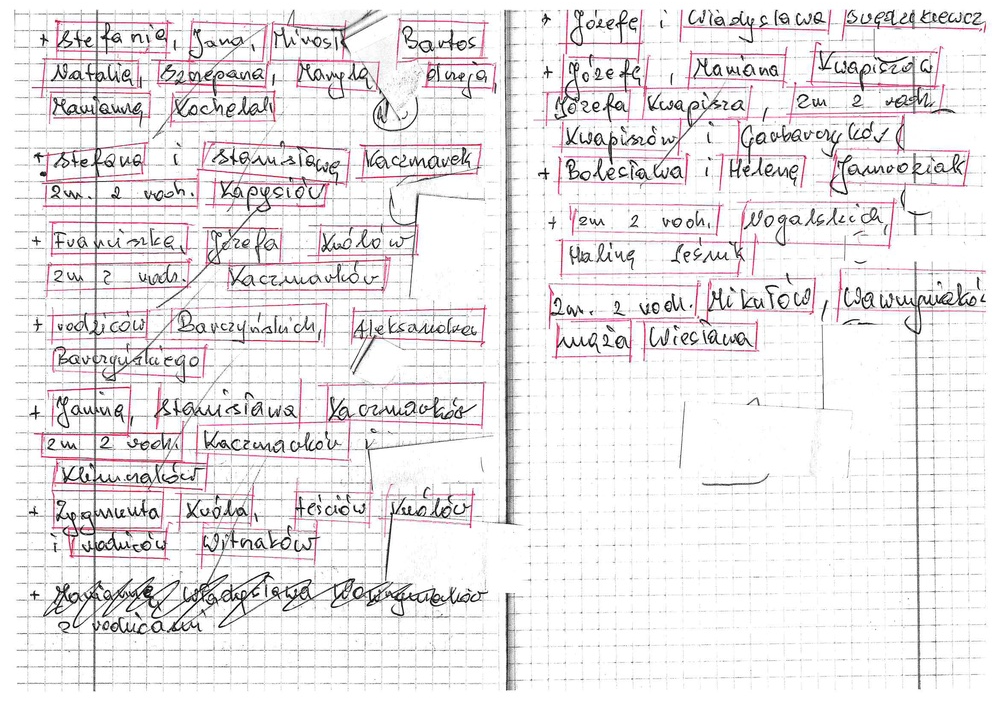
#> input picture cos/zdjecia/doc00442820260318151701_001.jpg, 999 x 706 px, shrunk from 2338 x 1653 before the run; its folder holds only this picture in this run
$ python main.py
#> lines starting #> are read from the running program, lines starting #| are printed output that depends on the picture; after the words box and inside, x2 and y2 are one past the last pixel; in counts of white or black regions, pixels touching at a corner belong together
import cv2
import numpy as np
import os
import glob
import pandas as pd
from google import genai
from PIL import Image
import time

client = genai.Client(api_key="AIzaSyASYhHx5tLMPEnDFKMUju8IGrjY5sxnGFE")  # tutaj dajemy klucz api do google AI studio


def wytnij_zdjecia(zdjecia, wynik):
    # Tworzy folder wynikowy, jeśli jeszcze nie istnieje
#> called with zdjecia = 'zdjecia', wynik = 'wynik'
    if not os.path.exists(wynik):
        os.makedirs(wynik)

    # Pobiera ścieżki do wszystkich plików w folderze wejściowym
    sciezki = glob.glob(os.path.join(zdjecia, '*'))

    if not sciezki:
        return

    # Lista na ostateczne, odczytane teksty do zapisania w Excelu
    dane_excel_1 = []
    dane_excel_2 = []

    # Tymczasowy "koszyk" na wycięte zdjęcia, z którego zrobimy siatkę
    paczka_obrazkow = []
    paczka_metadane = []
    globalny_licznik = 1

    for sciezka in sciezki:
        # Wczytanie zdjęcia z dysku
        zdjecie = cv2.imread(sciezka)
#> zdjecie is the input picture: shape (706, 999, 3); mean B, G, R 234.2, 232.7, 235.6
        if zdjecie is None:
            continue

        # Konwersja na model HSV (łatwiejsze wycinanie konkretnych kolorów)
        hsv = cv2.cvtColor(zdjecie, cv2.COLOR_BGR2HSV)
#> hsv: shape (706, 999, 3); mean H, S, V 40.1, 4.7, 236

        # Definicja zakresów koloru czerwonego (czerwień jest na obu końcach skali H)
        czerwony11 = np.array([0, 40, 40])
        czerwony12 = np.array([10, 255, 255])
        # Rozszerzony zakres łapiący odcienie różu/fioletu
        czerwony21 = np.array([150, 40, 40])
        czerwony22 = np.array([180, 255, 255])

        # Tworzenie maski binarnej (białe tam gdzie czerwone/fioletowe, reszta czarna)
        maska = cv2.inRange(hsv, czerwony11, czerwony12) + cv2.inRange(hsv, czerwony21, czerwony22)
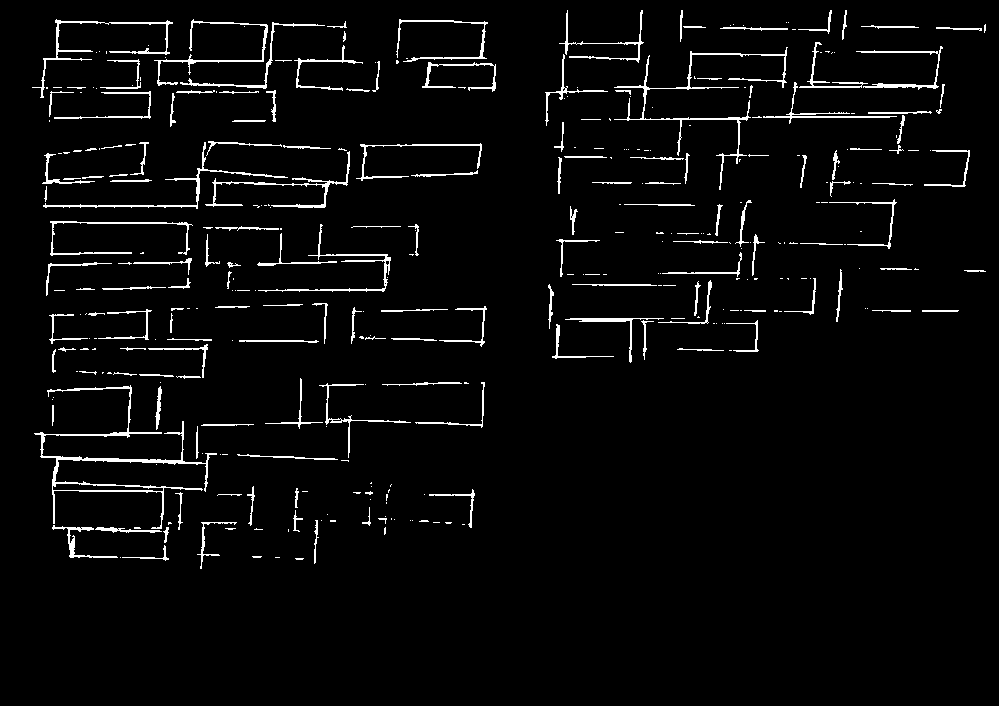
#> maska: shape (706, 999); 3.6% white in thin lines or dots, all inside (x1, y1, x2, y2) = (32, 10, 986, 569)

        # "Czyszczenie" maski - pogrubia kształty i zatyka małe dziury wewnątrz liter
        kernel = np.ones((5, 5), np.uint8)
        maska = cv2.dilate(maska, kernel, iterations=1)
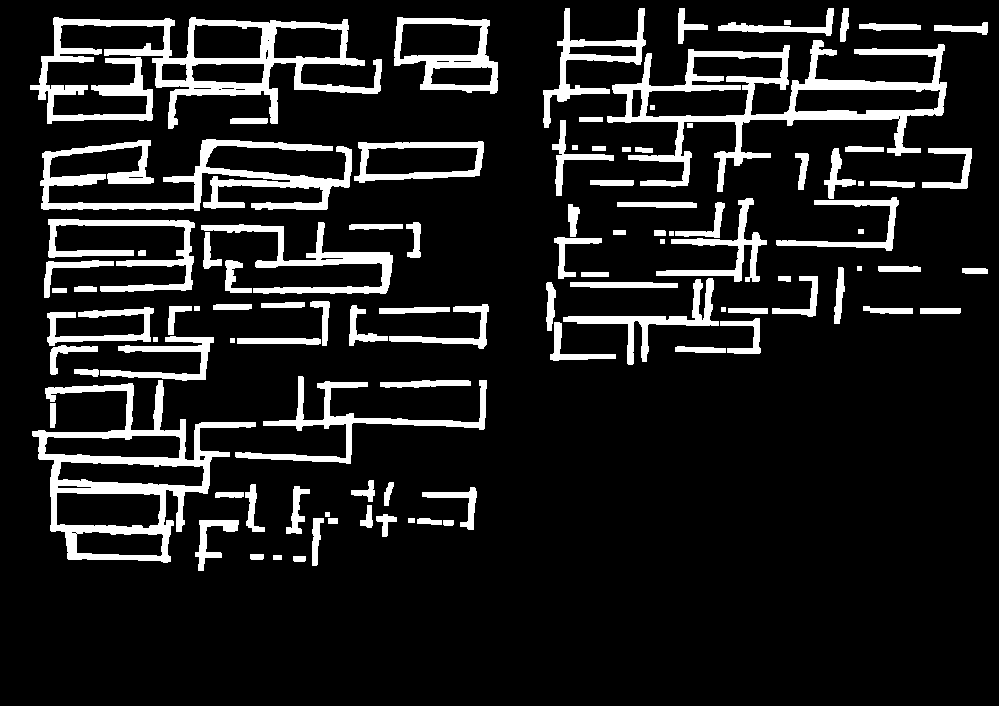
#> maska: shape (706, 999); 12.4% white; 103 white regions, largest, box (x1, y1, x2, y2) and area: (30, 17, 382, 129) 10961, (607, 40, 947, 192) 10649, (32, 380, 256, 563) 9217
        maska = cv2.morphologyEx(maska, cv2.MORPH_CLOSE, kernel)
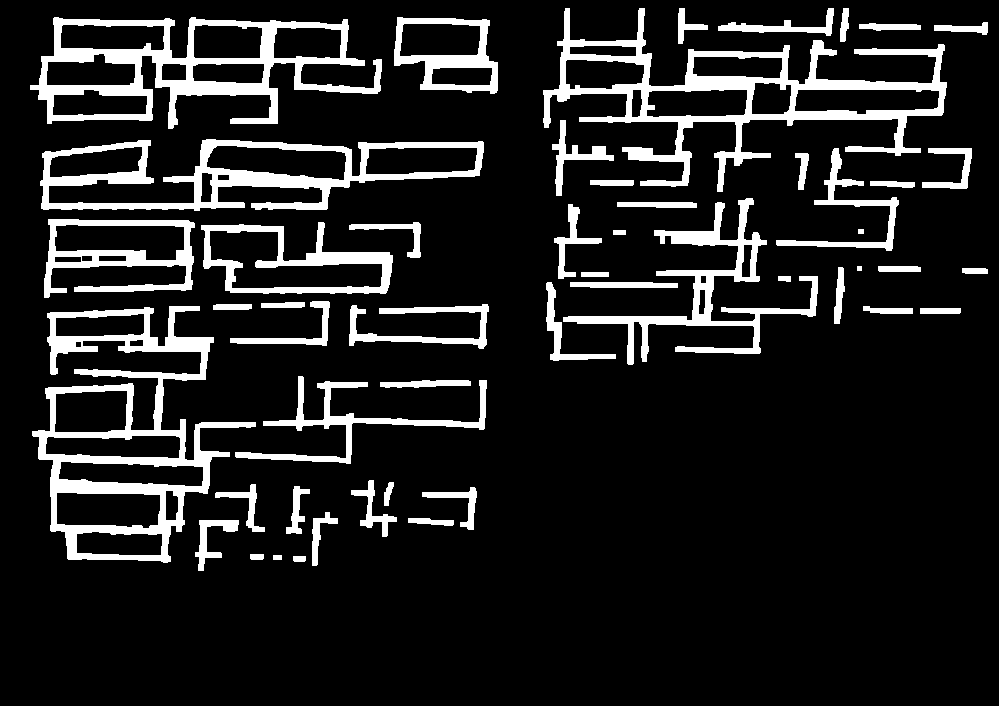
#> maska: shape (706, 999); 12.8% white; 51 white regions

        # Wykrywanie konturów (płaska lista wszystkich znalezionych kształtów)
        ramki, _ = cv2.findContours(maska, cv2.RETR_LIST, cv2.CHAIN_APPROX_SIMPLE)
#> ramki = 89 contours, 1 with area under 20; largest, box (x1, y1, x2, y2) and area: (32, 306, 256, 563) 27858, (543, 8, 947, 192) 23637, (30, 17, 382, 129) 22694, (40, 139, 484, 211) 17170, (201, 222, 393, 294) 8983

        # Przygotowanie nazwy bazowej pliku do zapisu wyników
        nazwa = os.path.splitext(os.path.basename(sciezka))[0]
        zdj_h, zdj_w = zdjecie.shape[:2]

        for ramka in ramki:
            # Pobranie wymiarów prostokąta otaczającego kontur
            x, y, w, h = cv2.boundingRect(ramka)
            pole = cv2.contourArea(ramka)

            # FILTRY ODRZUCAJĄCE BŁĘDNE WYNIKI (np. plamki lub wielkie bloki):
            # Zbyt małe pole powierzchni
            if pole < 500:
                continue

            # Zbyt duże obiekty (zajmujące więcej niż 20% szerokości/wysokości całego zdjęcia)
            if w > zdj_w * 0.2 or h > zdj_h * 0.2:
                continue

            # Obiekty o nienaturalnie małych wymiarach bezwzględnych
            if w < 80 or h < 40:
                continue

            # Filtr proporcji (odrzuca pionowe kreski i zbyt długie poziome pasy)
            proporcje = float(w) / h
            if proporcje < 1.1 or proporcje > 6:
                continue

            # Obliczanie współrzędnych do wycięcia - dodajemy po 5px marginesu, żeby nie ucinać liter
            px = max(0, x - 5)
            py = max(0, y - 5)
            pw = min(zdj_w - px, w + 10)
            ph = min(zdj_h - py, h + 10)

            # Wycięcie fragmentu z oryginalnego zdjęcia i zapisanie jako nowy plik JPG
            wyciety = zdjecie[py:py + ph, px:px + pw]

            # Konwersja wycinka do formatu obsługiwanego przez Google AI (PIL Image)
            rgb_crop = cv2.cvtColor(wyciety, cv2.COLOR_BGR2RGB)
            pil_img = Image.fromarray(rgb_crop)
            # Wrzuć wycięte słowo do koszyka oczekującego na wysłanie
            paczka_obrazkow.append(pil_img)
            paczka_metadane.append(str(globalny_licznik))

            # Fizyczny zapis wycinka na dysku w folderze 'wynik'
            nazwa_wyniku = f"{globalny_licznik}.jpg"
            sciezka_wyniku = os.path.join(wynik, nazwa_wyniku)
            cv2.imwrite(sciezka_wyniku, wyciety)

            globalny_licznik += 1

            # --- GŁÓWNY SYSTEM SIATKI ---
            # Kiedy koszyk uzbiera 100 obrazków, zaczynamy proces sklejania
            if len(paczka_obrazkow) >= 100:
                # Szukamy największej szerokości i wysokości w paczce, żeby wyrównać komórki siatki
                max_w = max(img.width for img in paczka_obrazkow)
                max_h = max(img.height for img in paczka_obrazkow)

                kolumny = 10
                wiersze = (len(paczka_obrazkow) + kolumny - 1) // kolumny

                siatka = Image.new('RGB', (kolumny * max_w, wiersze * max_h), color='white')

                # Wklejamy poszczególne słowa na odpowiednie miejsca siatki
                for idx, img in enumerate(paczka_obrazkow):
                    pos_x = (idx % kolumny) * max_w
                    pos_y = (idx // kolumny) * max_h
                    siatka.paste(img, (pos_x, pos_y))

                try:
                    # Wysyłamy do AI tylko całą siatkę zamiast małych
                    prompt = f"Na obrazku jest siatka wyciętych, odręcznych słów. Komórek jest dokładnie {len(paczka_obrazkow)}. Odczytaj wszystkie słowa po kolei, czytając wierszami od lewej do prawej. Zwróć dokładnie {len(paczka_obrazkow)} linijek, po jednej dla każdego słowa. Jeśli w jakiejś komórce nie rozpoznajesz słowa lub jest pusta, wpisz znak '-'. ZACZNIJ ODPOWIEDŹ BEZPOŚREDNIO OD PIERWSZEGO SŁOWA. Nie używaj żadnych zdań wstępnych, nie pisz 'Oto lista', nie dodawaj nic od siebie."
                    response = client.models.generate_content(
                        model='gemini-2.5-flash',
                        contents=[prompt, siatka]
                    )

                    # Odbieramy długi tekst, dzielimy go na linijki
                    tekst = response.text.strip().split('\n')
                    tekst = [t.strip() for t in tekst if t.strip()]

                    if tekst and (":" in tekst[0] or len(tekst[0].split()) > 3):
                        tekst = tekst[1:]

                    while len(tekst) < len(paczka_metadane):
                        tekst.append('-')
                    tekst = tekst[:len(paczka_metadane)]

                    # Filtr śmieciowy - odrzuca znaki interpunkcyjne potraktowane jako słowa
                    for m, t in zip(paczka_metadane, tekst):
                        oczyszczony = t.strip()

                        if oczyszczony:
                            oczyszczony = oczyszczony.split()[0]

                        if not oczyszczony or oczyszczony in ['--', '_', '.', ',', '|'] or oczyszczony.lower() in ['2m',
                                                                                                                   'zm']:
                            oczyszczony = '-'

                        dane_excel_2.append([m, oczyszczony])

                        if oczyszczony != '-':
                            dane_excel_1.append([m, oczyszczony])
                            print(f"Rozpoznano z siatki (Plik: {m}): {oczyszczony}")
                        else:
                            print(f"Nie rozpoznano słowa (Plik: {m})")

                except Exception as e:
                    print(f"Błąd API: {e}")

                # Czyścimy koszyk, żeby zbierać kolejną partię słów
                paczka_obrazkow = []
                paczka_metadane = []

                time.sleep(35)
#> this loop made 89 passes
#> (x, y, w, h, pole) on passes 1, 3, 4, 5, 6, 7, 8, 9: (293, 556, 13, 6, 59), (250, 554, 14, 6, 64), (76, 531, 87, 25, 1835.5), (195, 520, 44, 51, 640.5), (408, 518, 46, 8, 202), (312, 512, 26, 54, 377.5), (56, 492, 105, 37, 3338), (165, 490, 14, 31, 345)
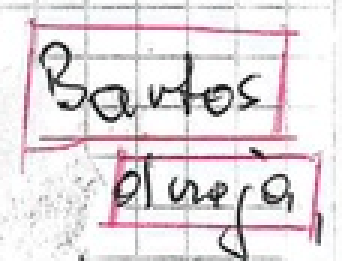
#> rgb_crop: shape (87, 114, 3) (shown 3 times larger); mean R, G, B 227.4, 220.7, 224
#> after the loop, dane_excel_1 = []; dane_excel_2 = []; globalny_licznik = 8; paczka_metadane = ['1', '2', '3', '4', '5', '6', '7']; paczka_obrazkow = 7 items

    # --- CZYSZCZENIE RESZTEK ---
    # Ten blok wykonuje się po zakończeniu wszystkich zdjęć
    # Jeśli w koszyku zostało np. 45 zdjęć (nie dobiło do 60), to wysyłamy je teraz
    if paczka_obrazkow:
        max_w = max(img.width for img in paczka_obrazkow)
#> max_w = 202
        max_h = max(img.height for img in paczka_obrazkow)
#> max_h = 113

        kolumny = 10
        wiersze = (len(paczka_obrazkow) + kolumny - 1) // kolumny
#> wiersze = 1

        siatka = Image.new('RGB', (kolumny * max_w, wiersze * max_h), color='white')
#> siatka: PIL image 2020x113 RGB; every value is 255

        for idx, img in enumerate(paczka_obrazkow):
            pos_x = (idx % kolumny) * max_w
            pos_y = (idx // kolumny) * max_h
            siatka.paste(img, (pos_x, pos_y))
#> this loop made 7 passes
#> pos_x on passes 1 to 7: 0, 202, 404, 606, 808, 1010, 1212
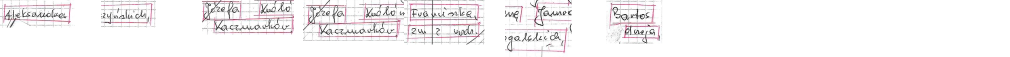
#> siatka: PIL image 2020x113 RGB (shown at 1/2 size); mean R, G, B 244.9, 242.9, 243.8

        try:
            prompt = f"Na obrazku jest siatka wyciętych, odręcznych słów. Komórek jest dokładnie {len(paczka_obrazkow)}. Odczytaj wszystkie słowa po kolei, czytając wierszami od lewej do prawej. Zwróć dokładnie {len(paczka_obrazkow)} linijek, po jednej dla każdego słowa. Jeśli w jakiejś komórce nie rozpoznajesz słowa lub jest pusta, wpisz znak '-'. ZACZNIJ ODPOWIEDŹ BEZPOŚREDNIO OD PIERWSZEGO SŁOWA. Nie używaj żadnych zdań wstępnych, nie pisz 'Oto lista', nie dodawaj nic od siebie."
            response = client.models.generate_content(
                model='gemini-2.5-pro',
                contents=[prompt, siatka]
            )
            tekst = response.text.strip().split('\n')
            tekst = [t.strip() for t in tekst if t.strip()]
#> tekst = []

            if tekst and (":" in tekst[0] or len(tekst[0].split()) > 3):
                tekst = tekst[1:]

            while len(tekst) < len(paczka_metadane):
                tekst.append('-')
#> this loop made 7 passes
#> after the loop, tekst = ['-', '-', '-', '-', '-', '-', '-']
            tekst = tekst[:len(paczka_metadane)]

            for m, t in zip(paczka_metadane, tekst):
                oczyszczony = t.strip()

                if oczyszczony:
                    oczyszczony = oczyszczony.split()[0]

                if not oczyszczony or oczyszczony in ['--', '_', '.', ',', '|'] or oczyszczony.lower() in ['2m', 'zm']:
                    oczyszczony = '-'

                dane_excel_2.append([m, oczyszczony])

                if oczyszczony != '-':
                    dane_excel_1.append([m, oczyszczony])
                    print(f"Rozpoznano z siatki (Plik: {m}): {oczyszczony}")
                else:
                    print(f"Nie rozpoznano słowa (Plik: {m})")
#> this loop made 7 passes
#> m on passes 1 to 7: '1', '2', '3', '4', '5', '6', '7'
#> (printed output is left out)
#> after the loop, dane_excel_2 = [['1', '-'], ['2', '-'], ['3', '-'], ['4', '-'], ['5', '-'], ['6', '-'], ['7', '-']]
        except Exception as e:
            print(f"Błąd API: {e}")

    # Zapis całego odczytanego tekstu do pliku Excel
    if dane_excel_1:
        df1 = pd.DataFrame(dane_excel_1, columns=['Plik', 'Rozpoznany Tekst'])
        df1.to_excel('wynikexcel_rozpoznane.xlsx', index=False)
        print("Utworzono plik wynikexcel_rozpoznane.xlsx")

    if dane_excel_2:
        df2 = pd.DataFrame(dane_excel_2, columns=['Plik', 'Rozpoznany Tekst'])
#> df2 = table of 7 rows and 2 columns
        df2.to_excel('wynikexcel_wszystkie.xlsx', index=False)
        print("Utworzono plik wynikexcel_wszystkie.xlsx")


# Ścieżki do folderów wejścia i wyjścia
zdjecia = 'zdjecia'
wynik = 'wynik'

wytnij_zdjecia(zdjecia, wynik)

$ run again, on cos/zdjecia/doc00443020260318151842_002.jpg
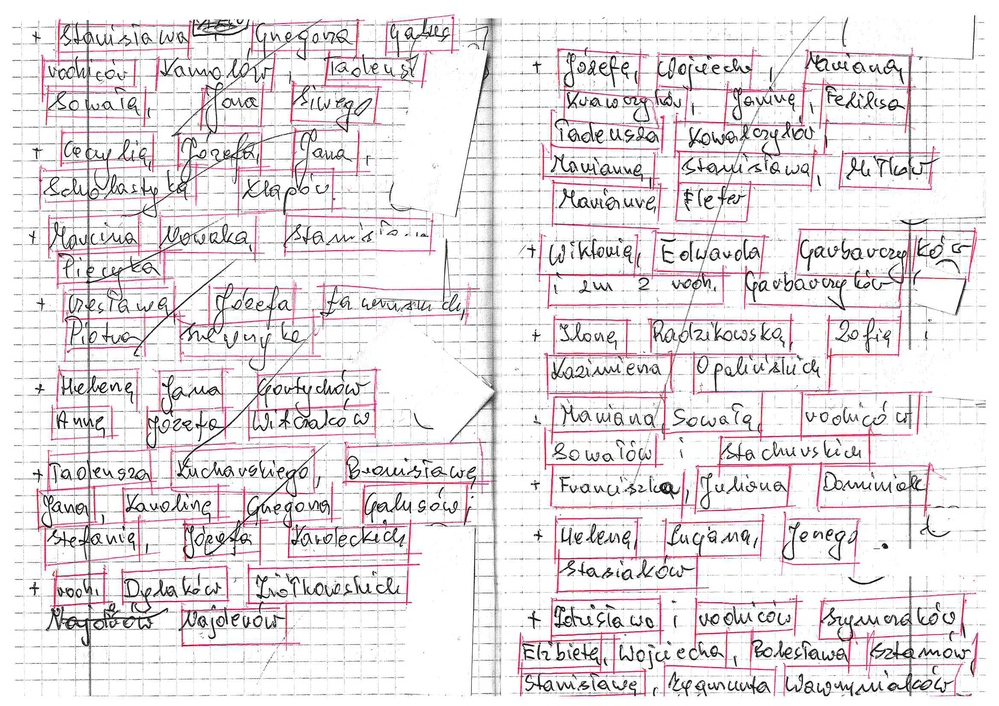
#> input picture cos/zdjecia/doc00443020260318151842_002.jpg, 999 x 706 px, shrunk from 2338 x 1653 before the run
#> in wytnij_zdjecia, zdjecie is the input picture: shape (706, 999, 3); mean B, G, R 229.2, 227, 231.8
#> hsv: shape (706, 999, 3); mean H, S, V 55.3, 7.8, 232.4
#> in wytnij_zdjecia, `maska = cv2.morphologyEx(maska, cv2.MORPH_CLOSE, kernel)`:
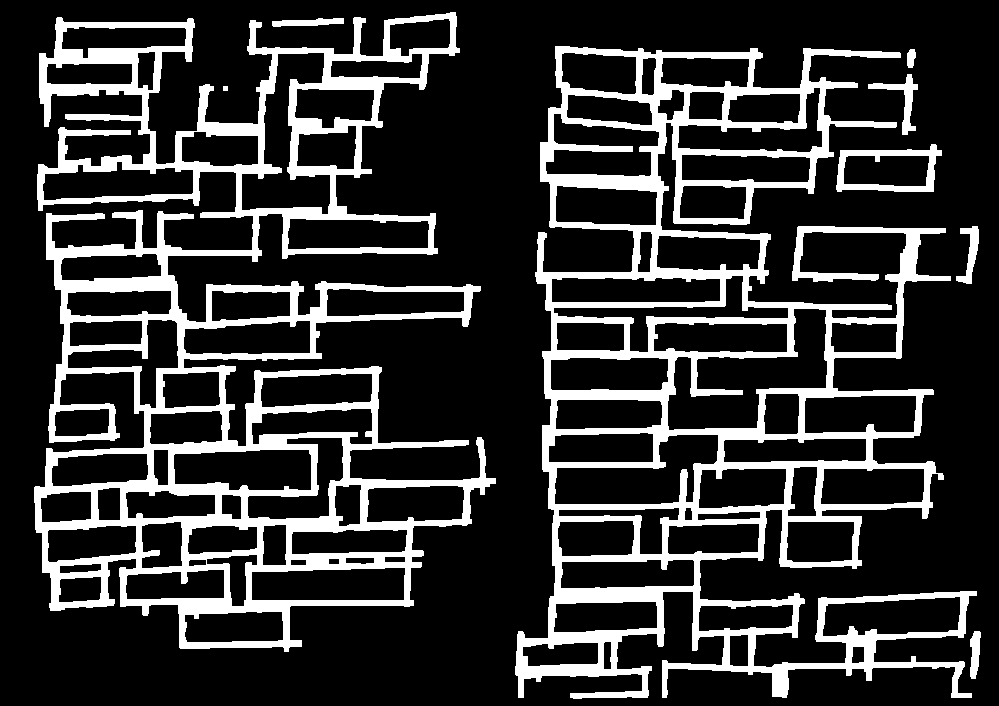
#> maska: shape (706, 999); 19.8% white; 9 white regions
#> ramki = 103 contours, 1 with area under 20; largest, box (x1, y1, x2, y2) and area: (515, 46, 977, 699) 173061, (34, 12, 496, 652) 163756, (667, 308, 828, 431) 9484, (554, 434, 719, 505) 6628, (241, 52, 331, 215) 6504
#> the loop in wytnij_zdjecia, `for ramka in ramki:` made 103 passes
#> (x, y, w, h, pole) on passes 1 to 8: (851, 646, 14, 18, 203), (522, 642, 77, 25, 1546), (603, 641, 9, 29, 215.5), (729, 634, 20, 33, 591), (970, 631, 11, 48, 331), (184, 611, 100, 32, 2836), (698, 604, 96, 28, 2208.5), (553, 601, 105, 32, 2900)
#> after the loop in wytnij_zdjecia, `for ramka in ramki:`: dane_excel_1 = []; globalny_licznik = 15; paczka_metadane = ['1', '2', '3', '4', '5', '6', '7', '8', '9', '10', '11', '12', '13', '14']; paczka_obrazkow = 14 items
#> max_w = 175
#> max_h = 133
#> wiersze = 2
#> the loop in wytnij_zdjecia, `for idx, img in enumerate(paczka_obrazkow):` made 14 passes
#> (pos_x, pos_y) on passes 1 to 8: (0, 0), (175, 0), (350, 0), (525, 0), (700, 0), (875, 0), (1050, 0), (1225, 0)
#> after the loop in wytnij_zdjecia, `for idx, img in enumerate(paczka_obrazkow):`:
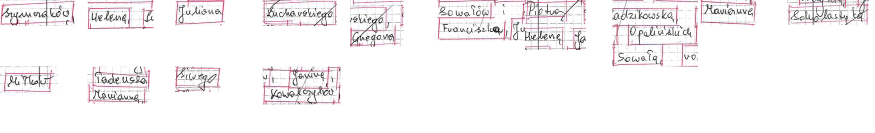
#> siatka: PIL image 1750x266 RGB (shown at 1/2 size); mean R, G, B 246.4, 244, 245.1
#> in wytnij_zdjecia, `tekst = [t.strip() for t in tekst if t.strip()]`: tekst = []
#> the loop in wytnij_zdjecia, `while len(tekst) < len(paczka_metadane):` made 14 passes
#> after the loop in wytnij_zdjecia, `while len(tekst) < len(paczka_metadane):`: tekst = ['-', '-', '-', '-', '-', '-', '-', '-', '-', '-', '-', '-', '-', '-']
#> the loop in wytnij_zdjecia, `for m, t in zip(paczka_metadane, tekst):` made 14 passes
#> m on passes 1 to 8: '1', '2', '3', '4', '5', '6', '7', '8'
#> (printed output is left out)
#> after the loop in wytnij_zdjecia, `for m, t in zip(paczka_metadane, tekst):`: dane_excel_2 = [['1', '-'], ['2', '-'], ['3', '-'], ['4', '-'], ['5', '-'], ['6', '-'], ['7', '-'], ['8', '-'], ['9', '-'], ['10', '-'], ['11', '-'], ['12', '-'], ['13', '-'], ['14', '-']]
#> df2 = table of 14 rows and 2 columns
